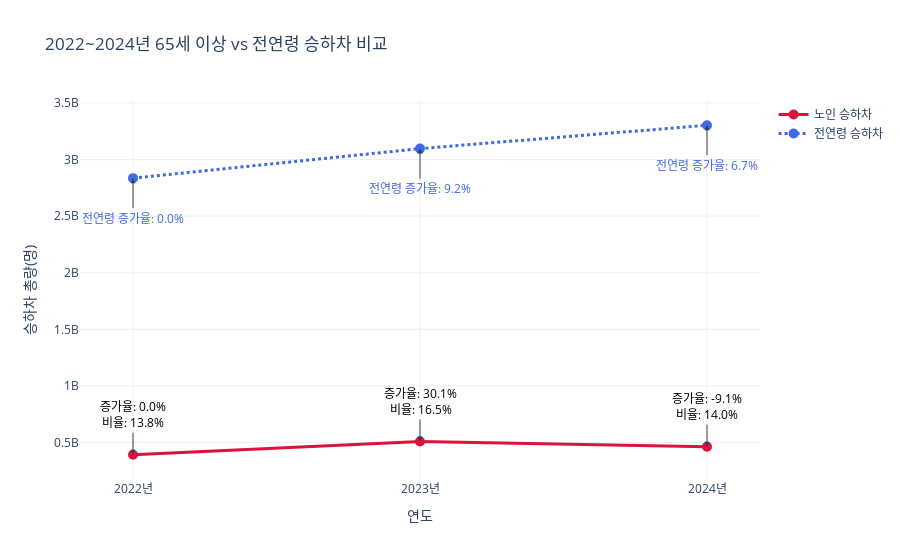

The notebook cell saved with this chart:
### Code cell
# ---------------------------
# 3. 시간대 컬럼 정의
# ---------------------------
time_cols = [
    '06시간대이전', '06-07시간대', '07-08시간대', '08-09시간대', '09-10시간대',
    '10-11시간대', '11-12시간대', '12-13시간대', '13-14시간대', '14-15시간대',
    '15-16시간대', '16-17시간대', '17-18시간대', '18-19시간대', '19-20시간대',
    '20-21시간대', '21-22시간대', '22-23시간대', '23-24시간대', '24시간대이후'
]

# ---------------------------
# 4. 일일총승객수 컬럼 생성 함수
# ---------------------------
def add_total_passengers(df):
    for col in time_cols:
        df[col] = pd.to_numeric(df[col], errors='coerce').fillna(0)
    df['일일총승객수'] = df[time_cols].sum(axis=1)
    return df

# 적용
senior22_df = add_total_passengers(senior22_df)
senior23_df = add_total_passengers(senior23_df)
senior24_df = add_total_passengers(senior24_df)
total22_df = add_total_passengers(total22_df)
total23_df = add_total_passengers(total23_df)
total24_df = add_total_passengers(total24_df)

# ---------------------------
# 5. 연도별 합계 계산
# ---------------------------
senior_totals = [
    senior22_df['일일총승객수'].sum(),
    senior23_df['일일총승객수'].sum(),
    senior24_df['일일총승객수'].sum()
]

total_totals = [
    total22_df['일일총승객수'].sum(),
    total23_df['일일총승객수'].sum(),
    total24_df['일일총승객수'].sum()
]

years = ['2022년', '2023년', '2024년']

# ---------------------------
# 6. 노인 비율과 증가율 계산
# ---------------------------
# 전연령 대비 노인 비율 (%)
senior_ratio = [s/t*100 for s, t in zip(senior_totals, total_totals)]

# 노인 증가율 (전년도 대비 %)
senior_increase_rate = [0] + [(senior_totals[i] - senior_totals[i-1])/senior_totals[i-1]*100 for i in range(1, len(senior_totals))]

# 전연령 증가율 (전년도 대비 %)
total_increase_rate = [0] + [(total_totals[i] - total_totals[i-1])/total_totals[i-1]*100 for i in range(1, len(total_totals))]

# ---------------------------
# 7. 시각화 (Plotly)
# ---------------------------
fig = go.Figure()

# 노인 승하차 합계 선 그래프
fig.add_trace(go.Scatter(
    x=years, y=senior_totals,
    mode='lines+markers',
    name='노인 승하차',
    line=dict(color='crimson', width=3),
    marker=dict(size=10)
))

# 전연령 승하차 합계 선 그래프
fig.add_trace(go.Scatter(
    x=years, y=total_totals,
    mode='lines+markers',
    name='전연령 승하차',
    line=dict(color='royalblue', width=3, dash='dot'),
    marker=dict(size=10)
))

# 증가율과 비율 주석 추가
for i, year in enumerate(years):
    # 노인 증가율 + 비율
    fig.add_annotation(
        x=year, y=senior_totals[i],
        text=f"증가율: {senior_increase_rate[i]:.1f}%<br>비율: {senior_ratio[i]:.1f}%",
        showarrow=True,
        arrowhead=2,
        ax=0,
        ay=-40,
        font=dict(color='black', size=12)
    )
    # 전연령 증가율
    fig.add_annotation(
        x=year, y=total_totals[i],
        text=f"전연령 증가율: {total_increase_rate[i]:.1f}%",
        showarrow=True,
        arrowhead=2,
        ax=0,
        ay=40,
        font=dict(color='royalblue', size=12)
    )

# 레이아웃 설정
fig.update_layout(
    title="2022~2024년 65세 이상 vs 전연령 승하차 비교",
    xaxis_title="연도",
    yaxis_title="승하차 총량(명)",
    template="plotly_white"
)

fig.show()

### Figure 1 — Plotly figure (JSON) as saved in the notebook; plotly's stock layout.template omitted (floating-point values rounded to 4 significant figures)
{"data": [{"line": {"color": "crimson", "width": 3}, "marker": {"size": 10}, "mode": "lines+markers", "name": "노인 승하차", "type": "scatter", "x": ["2022년", "2023년", "2024년"], "y": [391732050, 509523230, 462981953]}, {"line": {"color": "royalblue", "dash": "dot", "width": 3}, "marker": {"size": 10}, "mode": "lines+markers", "name": "전연령 승하차", "type": "scatter", "x": ["2022년", "2023년", "2024년"], "y": [2835350063, 3096242690, 3302748460]}], "layout": {"annotations": [{"arrowhead": 2, "ax": 0, "ay": -40, "font": {"color": "black", "size": 12}, "showarrow": true, "text": "증가율: 0.0%<br>비율: 13.8%", "x": "2022년", "y": 391732050}, {"arrowhead": 2, "ax": 0, "ay": 40, "font": {"color": "royalblue", "size": 12}, "showarrow": true, "text": "전연령 증가율: 0.0%", "x": "2022년", "y": 2835350063}, {"arrowhead": 2, "ax": 0, "ay": -40, "font": {"color": "black", "size": 12}, "showarrow": true, "text": "증가율: 30.1%<br>비율: 16.5%", "x": "2023년", "y": 509523230}, {"arrowhead": 2, "ax": 0, "ay": 40, "font": {"color": "royalblue", "size": 12}, "showarrow": true, "text": "전연령 증가율: 9.2%", "x": "2023년", "y": 3096242690}, {"arrowhead": 2, "ax": 0, "ay": -40, "font": {"color": "black", "size": 12}, "showarrow": true, "text": "증가율: -9.1%<br>비율: 14.0%", "x": "2024년", "y": 462981953}, {"arrowhead": 2, "ax": 0, "ay": 40, "font": {"color": "royalblue", "size": 12}, "showarrow": true, "text": "전연령 증가율: 6.7%", "x": "2024년", "y": 3302748460}], "title": {"text": "2022~2024년 65세 이상 vs 전연령 승하차 비교"}, "xaxis": {"title": {"text": "연도"}}, "yaxis": {"title": {"text": "승하차 총량(명)"}}}}
